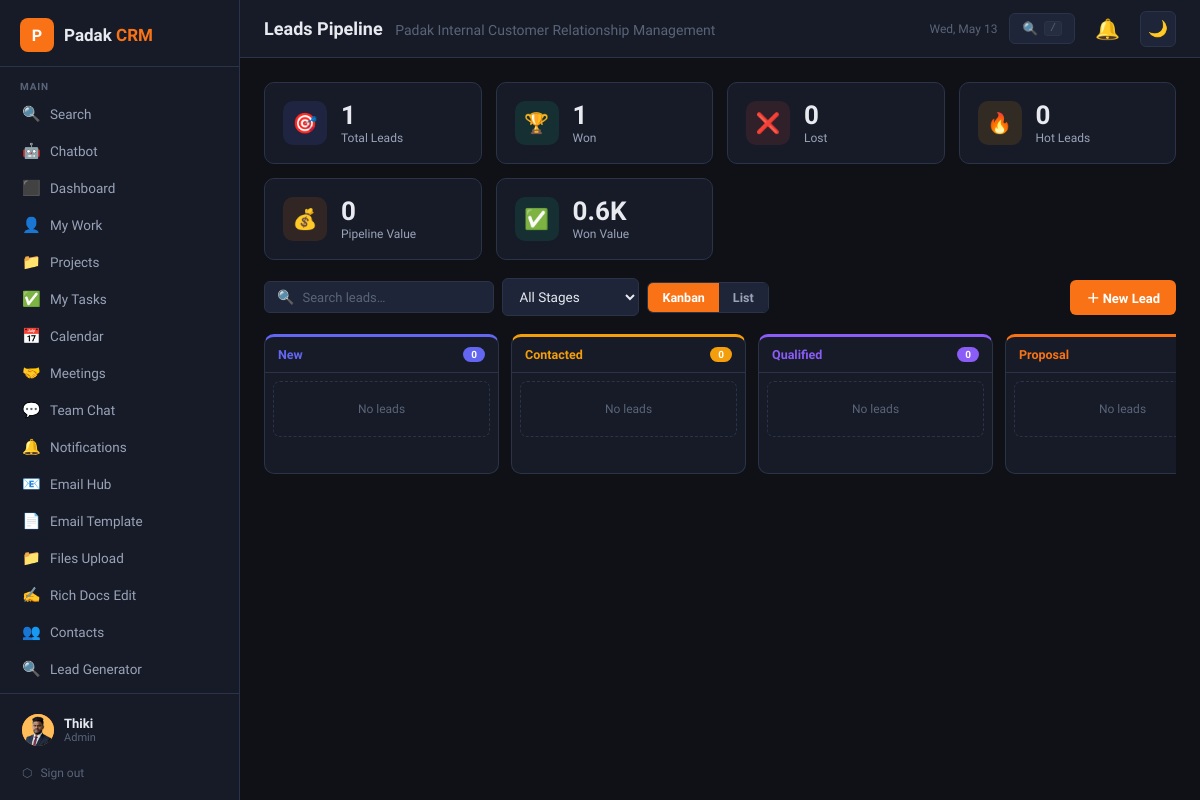
Before: /leads.php (signed in) with the older database file.
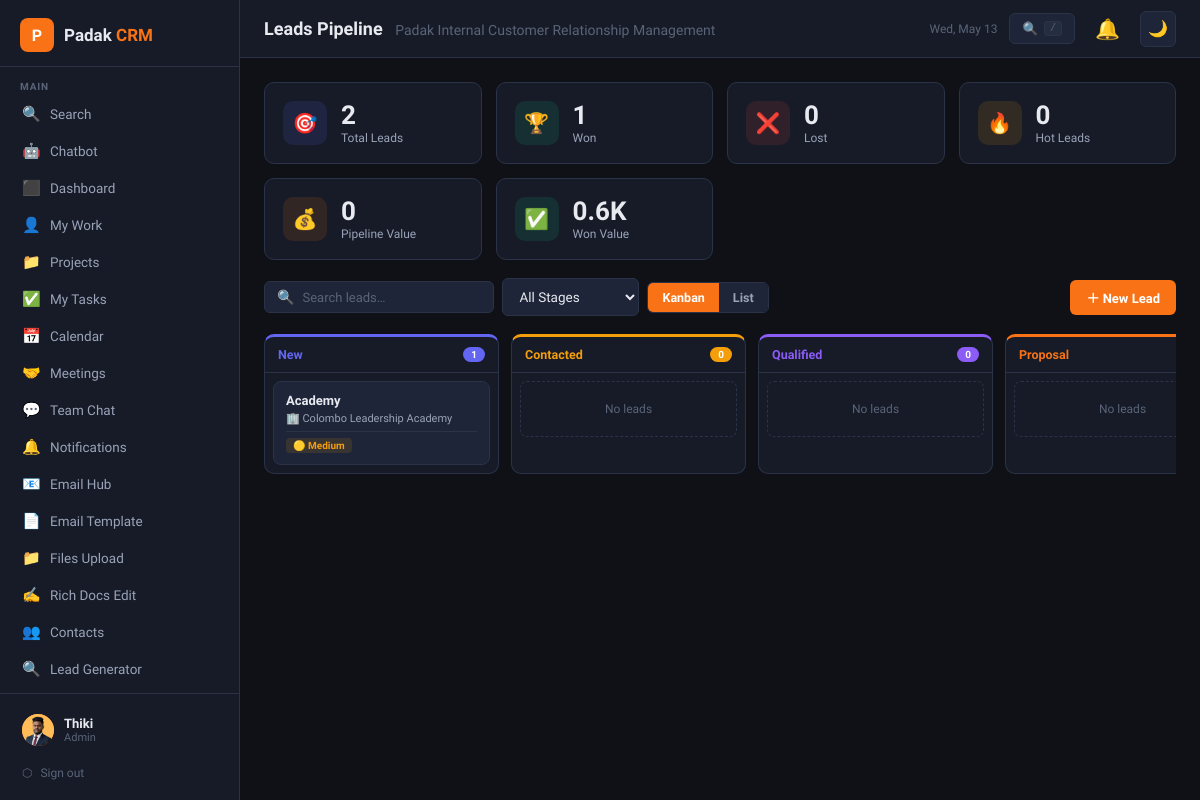
After: the same page with the newer database file.
### tables this page shows
CREATE TABLE `leads` (
  `id` int(11) NOT NULL,
  `name` varchar(150) NOT NULL,
  `company` varchar(150) DEFAULT NULL,
  `email` varchar(150) DEFAULT NULL,
  `phone` varchar(50) DEFAULT NULL,
  `source` enum('website','referral','social','cold_outreach','event','other') DEFAULT 'other',
  `service_interest` varchar(200) DEFAULT NULL,
  `budget_est` decimal(12,2) DEFAULT NULL,
  `budget_currency` varchar(10) DEFAULT 'LKR',
  `stage` enum('new','contacted','qualified','proposal','negotiation','won','lost') DEFAULT 'new',
  `priority` enum('low','medium','high','urgent') DEFAULT 'medium',
  `expected_close` date DEFAULT NULL,
  `last_contact` date DEFAULT NULL,
  `notes` text DEFAULT NULL,
  `loss_reason` text DEFAULT NULL,
  `assigned_to` int(11) DEFAULT NULL,
  `created_by` int(11) NOT NULL,
  `created_at` datetime DEFAULT current_timestamp(),
  `updated_at` datetime DEFAULT current_timestamp() ON UPDATE current_timestamp()
);

### config.php (called while the page is built, shortened)
<?php
function isManager(): bool { return in_array($_SESSION['crm_role'] ?? '', ['admin','manager']); }
function h(string $s): string { return htmlspecialchars($s, ENT_QUOTES, 'UTF-8'); }
function priorityIcon(string $p): string {
    return match($p) {
        'urgent' => '🔴',
        'high' => '🟠',
        'medium' => '🟡',
        'low' => '🟢',
        default => '⚪'
    };
}

### leads.php (the view, shortened to what the changed rows need)
<?php
require_once 'config.php';
require_once 'includes/layout.php';
$db = getCRMDB();
$user = currentUser();
$STAGES = ['new'=>'New','contacted'=>'Contacted','qualified'=>'Qualified','proposal'=>'Proposal','negotiation'=>'Negotiation','won'=>'Won','lost'=>'Lost'];
$STAGE_COLORS = ['new'=>'#6366f1','contacted'=>'#f59e0b','qualified'=>'#8b5cf6','proposal'=>'#f97316','negotiation'=>'#14b8a6','won'=>'#10b981','lost'=>'#ef4444'];
$SOURCES = ['website'=>'Website','referral'=>'Referral','social'=>'Social Media','cold_outreach'=>'Cold Outreach','event'=>'Event','other'=>'Other'];
$view_id=(int)($_GET['view']??0);$edit_id=(int)($_GET['edit']??0);$stage_f=$_GET['stage']??'';$search=trim($_GET['q']??'');$view_mode=$_GET['mode']??'kanban';
$w="1=1";if($stage_f)$w.=" AND l.stage='".$db->real_escape_string($stage_f)."'";if($search)$w.=" AND (l.name LIKE '%".$db->real_escape_string($search)."%' OR l.company LIKE '%".$db->real_escape_string($search)."%')";
$leads=$db->query("SELECT l.*,u.name AS assignee_name FROM leads l LEFT JOIN users u ON u.id=l.assigned_to WHERE $w ORDER BY FIELD(l.priority,'urgent','high','medium','low'),l.updated_at DESC")->fetch_all(MYSQLI_ASSOC);
$uid_safe = (int)$user['id'];
$stats_scope = isManager() ? "1=1" : "assigned_to = $uid_safe";
$sc_counts = [];
foreach ($STAGES as $k => $v)
    $sc_counts[$k] = $db->query("SELECT COUNT(*) FROM leads WHERE stage='$k' AND ($stats_scope)")->fetch_row()[0];
$pipeline_val = $db->query("SELECT COALESCE(SUM(budget_est),0) FROM leads WHERE stage NOT IN ('won','lost') AND ($stats_scope)")->fetch_row()[0];
$won_val      = $db->query("SELECT COALESCE(SUM(budget_est),0) FROM leads WHERE stage='won' AND ($stats_scope)")->fetch_row()[0];
$total_leads  = array_sum($sc_counts);
$single=null;$activities=[];
?>
<?php if ($single): ?>
<div style="margin-bottom:14px">
  <a href="leads.php" style="color:var(--text3);font-size:13px">← Back to Pipeline</a>
</div>
<div class="ld-grid">
  <div>
    <div class="card" style="margin-bottom:16px">
      <div style="display:flex;justify-content:space-between;align-items:flex-start;gap:12px;margin-bottom:14px;flex-wrap:wrap">
        <div>
          <div style="font-family:var(--font-display);font-size:20px;font-weight:700;margin-bottom:6px"><?= h($single['name']) ?></div>
          <?php if ($single['company']): ?><div style="font-size:13px;color:var(--text2);margin-bottom:8px">🏢 <?= h($single['company']) ?></div><?php endif; ?>
          <div style="display:flex;gap:8px;flex-wrap:wrap;align-items:center">
            <?php $sc=$STAGE_COLORS[$single['stage']]??'#94a3b8'; ?>
            <span class="badge" style="background:<?= $sc ?>20;color:<?= $sc ?>"><?= $STAGES[$single['stage']] ?></span>
            <span class="badge" style="background:var(--bg3);color:var(--text2)"><?= $SOURCES[$single['source']]??h($single['source']) ?></span>
            <span style="font-size:12px"><?= priorityIcon($single['priority']) ?> <?= ucfirst($single['priority']) ?></span>
          </div>
        </div>
        <div style="display:flex;gap:8px;flex-shrink:0">
          <a href="leads.php?edit=<?= $single['id'] ?>" class="btn btn-ghost btn-sm">✎ Edit</a>
          <form method="POST" onsubmit="return confirm('Delete this lead?')" style="display:inline">
            <input type="hidden" name="action" value="delete"><input type="hidden" name="id" value="<?= $single['id'] ?>">
            <button type="submit" class="btn btn-danger btn-sm">🗑</button>
          </form>
        </div>
      </div>
      <div class="ld-meta">
        <?php foreach ([
          ['Email',$single['email']?'<a href="mailto:'.h($single['email']).'">'.h($single['email']).'</a>':'—'],
          ['Phone',h($single['phone']?:'—')],
          ['Budget',$single['budget_est']?h($single['budget_currency']).' '.number_format($single['budget_est'],0):'Not set'],
          ['Assigned',h($single['assignee_name']?:'Unassigned')],
          ['Close Date',$single['expected_close']?fDate($single['expected_close']):'—'],
          ['Last Contact',$single['last_contact']?fDate($single['last_contact']):'—'],
        ] as [$l,$v]): ?>
        <div class="ld-box"><div class="ld-lbl"><?= $l ?></div><div class="ld-val"><?= $v ?></div></div>
        <?php endforeach; ?>
      </div>
      <?php renderAttachWidget('lead', $single['id']); ?>
      <?php if ($single['service_interest']): ?>
      <div style="margin-bottom:12px"><div style="font-size:11px;font-weight:600;color:var(--text3);margin-bottom:4px;text-transform:uppercase">Service Interest</div><div style="font-size:13.5px;color:var(--text2)"><?= h($single['service_interest']) ?></div></div>
      <?php endif; ?>
      <?php if ($single['notes']): ?>
      <div style="margin-bottom:12px"><div style="font-size:11px;font-weight:600;color:var(--text3);margin-bottom:4px;text-transform:uppercase">Notes</div><div style="font-size:13.5px;color:var(--text2);line-height:1.6"><?= nl2br(h($single['notes'])) ?></div></div>
      <?php endif; ?>
      <?php if ($single['stage']==='lost' && $single['loss_reason']): ?>
      <div style="background:rgba(239,68,68,.08);border:1px solid rgba(239,68,68,.2);border-radius:8px;padding:12px"><div style="font-size:11px;font-weight:700;color:var(--red);margin-bottom:3px;text-transform:uppercase">Loss Reason</div><div style="font-size:13px;color:var(--text2)"><?= nl2br(h($single['loss_reason'])) ?></div></div>
      <?php endif; ?>
    </div>
    <div class="card">
      <div class="card-header"><div class="card-title">Activity Log</div><button class="btn btn-primary btn-sm" onclick="openModal('modal-activity')">＋ Log Activity</button></div>
      <?php if (empty($activities)): ?>
        <div class="empty-state"><div class="icon">📋</div><p>No activities yet.</p></div>
      <?php else: ?>
        <?php $ai=['call'=>'📞','email'=>'📧','meeting'=>'🤝','note'=>'📝','proposal'=>'📄','follow_up'=>'🔔']; ?>
        <?php foreach ($activities as $a): ?>
        <div class="act-item">
          <div style="display:flex;justify-content:space-between;align-items:flex-start;margin-bottom:4px;flex-wrap:wrap;gap:4px">
            <div><span class="act-lbl"><?= ($ai[$a['activity_type']]??'📌').' '.h(str_replace('_',' ',$a['activity_type'])) ?></span><span style="font-size:12px;color:var(--text2);margin-left:8px">by <?= h($a['uname']) ?></span></div>
            <span style="font-size:11px;color:var(--text3)"><?= date('M j, Y g:ia',strtotime($a['activity_date'])) ?></span>
          </div>
          <div style="font-size:13px;color:var(--text);line-height:1.5"><?= nl2br(h($a['description'])) ?></div>
        </div>
        <?php endforeach; ?>
      <?php endif; ?>
    </div>
  </div>
  <div class="card">
    <div class="card-title" style="margin-bottom:14px">Update Stage</div>
    <div style="display:flex;flex-direction:column;gap:6px">
      <?php foreach ($STAGES as $k=>$v): $active=$single['stage']===$k; $sc=$STAGE_COLORS[$k]; ?>
      <button type="button" class="btn <?= $active?'btn-primary':'btn-ghost' ?>" style="width:100%;justify-content:flex-start;<?= $active?"background:$sc;border-color:$sc":'' ?>" onclick="updateStage(<?= $single['id'] ?>,'<?= $k ?>')">
        <?= $v ?><?= $active?' ✓':'' ?>
      </button>
      <?php endforeach; ?>
    </div>
  </div>
</div>
<div class="modal-overlay" id="modal-activity">
  <div class="modal" style="max-width:460px">
    <div class="modal-header"><div class="modal-title">Log Activity</div><button class="modal-close" onclick="closeModal('modal-activity')">✕</button></div>
    <div class="modal-body">
      <div class="form-group"><label class="form-label">Type</label><select id="act-type" class="form-control"><option value="call">📞 Call</option><option value="email">📧 Email</option><option value="meeting">🤝 Meeting</option><option value="note" selected>📝 Note</option><option value="proposal">📄 Proposal</option><option value="follow_up">🔔 Follow Up</option></select></div>
      <div class="form-group"><label class="form-label">Date & Time</label><input type="datetime-local" id="act-date" class="form-control" value="<?= date('Y-m-d\TH:i') ?>"></div>
      <div class="form-group"><label class="form-label">Description *</label><textarea id="act-desc" class="form-control" placeholder="What happened?"></textarea></div>
    </div>
    <div class="modal-footer">
      <button type="button" class="btn btn-ghost" onclick="closeModal('modal-activity')">Cancel</button>
      <button type="button" class="btn btn-primary" onclick="saveActivity(<?= $single['id'] ?>)">Save</button>
    </div>
  </div>
</div>
<script>
function updateStage(id,stage){fetch('leads.php',{method:'POST',headers:{'Content-Type':'application/x-www-form-urlencoded'},body:'action=stage_update&id='+id+'&stage='+stage}).then(function(r){return r.json()}).then(function(){toast('Stage updated','success');setTimeout(function(){location.reload()},500)})}
function saveActivity(lid){var desc=document.getElementById('act-desc').value.trim();if(!desc){toast('Description required','error');return;}fetch('leads.php',{method:'POST',headers:{'Content-Type':'application/x-www-form-urlencoded'},body:'action=add_activity&lead_id='+lid+'&activity_type='+document.getElementById('act-type').value+'&description='+encodeURIComponent(desc)+'&activity_date='+encodeURIComponent(document.getElementById('act-date').value)}).then(function(r){return r.json()}).then(function(d){if(d.ok){closeModal('modal-activity');toast('Logged','success');setTimeout(function(){location.reload()},600)}})}
</script>
<?php else: ?>
<div class="stats-grid" style="margin-bottom:18px">
  <div class="stat-card"><div class="stat-icon" style="background:rgba(99,102,241,.12)">🎯</div><div><div class="stat-val"><?= $total_leads ?></div><div class="stat-lbl">Total Leads</div></div></div>
  <div class="stat-card"><div class="stat-icon" style="background:rgba(16,185,129,.12)">🏆</div><div><div class="stat-val"><?= $sc_counts['won'] ?></div><div class="stat-lbl">Won</div></div></div>
  <div class="stat-card"><div class="stat-icon" style="background:rgba(239,68,68,.12)">❌</div><div><div class="stat-val"><?= $sc_counts['lost'] ?></div><div class="stat-lbl">Lost</div></div></div>
  <div class="stat-card"><div class="stat-icon" style="background:rgba(245,158,11,.12)">🔥</div><div><div class="stat-val"><?= ($sc_counts['proposal']??0)+($sc_counts['negotiation']??0) ?></div><div class="stat-lbl">Hot Leads</div></div></div>
  <div class="stat-card"><div class="stat-icon" style="background:rgba(249,115,22,.12)">💰</div><div><div class="stat-val"><?= $pipeline_val>0?number_format($pipeline_val/1000,1).'K':'0' ?></div><div class="stat-lbl">Pipeline Value</div></div></div>
  <div class="stat-card"><div class="stat-icon" style="background:rgba(16,185,129,.12)">✅</div><div><div class="stat-val"><?= $won_val>0?number_format($won_val/1000,1).'K':'0' ?></div><div class="stat-lbl">Won Value</div></div></div>
</div>
<div class="lp-bar">
  <form method="GET" class="lp-bar-left" id="lf">
    <div class="search-box" style="min-width:160px;flex:1;max-width:260px">
      <span style="color:var(--text3)">🔍</span>
      <input type="text" name="q" placeholder="Search leads…" value="<?= h($search) ?>">
    </div>
    <select name="stage" class="form-control" style="width:auto" onchange="this.form.submit()">
      <option value="">All Stages</option>
    </select>
    <div class="vt">
      <a href="?mode=kanban<?= $stage_f?"&stage=$stage_f":'' ?><?= $search?"&q=".urlencode($search):'' ?>" class="<?= $view_mode==='kanban'?'on':'' ?>">Kanban</a>
      <a href="?mode=list<?= $stage_f?"&stage=$stage_f":'' ?><?= $search?"&q=".urlencode($search):'' ?>" class="<?= $view_mode==='list'?'on':'' ?>">List</a>
    </div>
  </form>
  <button class="btn btn-primary" onclick="openModal('modal-lead')" style="white-space:nowrap;flex-shrink:0">＋ New Lead</button>
</div>
<?php if ($view_mode==='kanban'): ?>
<div class="kb-scroll">
  <div class="kb-board">
    <?php foreach ($STAGES as $stage_key=>$stage_label):
      $col_leads=array_values(array_filter($leads,fn($l)=>$l['stage']===$stage_key));
      $kc=$STAGE_COLORS[$stage_key];
    ?>
    <div class="kb-col" style="--kc:<?= $kc ?>" data-stage="<?= $stage_key ?>">
      <div class="kb-hd">
        <span class="kb-title"><?= $stage_label ?></span>
        <span class="kb-badge"><?= count($col_leads) ?></span>
      </div>
      <div class="kb-body">
        <?php if(empty($col_leads)): ?><div class="kb-empty">No leads</div><?php endif; ?>
        <?php foreach ($col_leads as $l):
          $pbg=['urgent'=>'rgba(239,68,68,.15)','high'=>'rgba(249,115,22,.15)','medium'=>'rgba(245,158,11,.12)','low'=>'rgba(16,185,129,.12)'][$l['priority']]??'rgba(99,102,241,.1)';
          $ptx=['urgent'=>'#ef4444','high'=>'#f97316','medium'=>'#f59e0b','low'=>'#10b981'][$l['priority']]??'#6366f1';
        ?>
        <div class="kc" data-id="<?= $l['id'] ?>" data-stage="<?= $stage_key ?>" onclick="location.href='leads.php?view=<?= $l['id'] ?>'">
          <div class="kc-name"><?= h($l['name']) ?></div>
          <?php if($l['company']): ?><div class="kc-co">🏢 <?= h($l['company']) ?></div><?php endif; ?>
          <div class="kc-sep"></div>
          <div class="kc-row">
            <span class="kc-p" style="background:<?= $pbg ?>;color:<?= $ptx ?>"><?= priorityIcon($l['priority']) ?> <?= ucfirst($l['priority']) ?></span>
          </div>
        </div>
        <?php endforeach; ?>
      </div>
    </div>
    <?php endforeach; ?>
  </div>
</div>
<?php endif; ?>
<?php endif; ?>

Changed rows visible on the page:
no longer on this page (row unchanged): leads: stage "0"
added leads: name "Academy", company "Colombo Leadership Academy", priority "🟡", priority "Medium"
Other visible differences:
$total_leads: "1" → "2"
new list line: "New 1"
new list line: "0"
list line gone: "New No leads"
